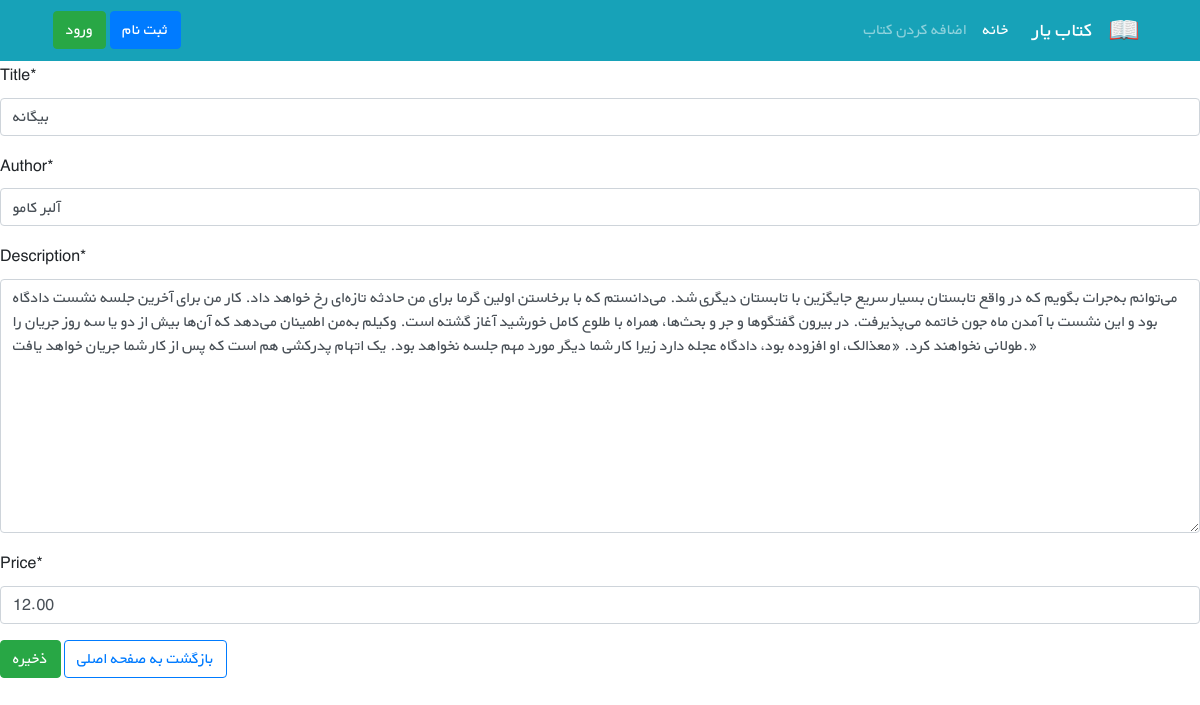
Page /books/2/edit/ on the committed database.
### books/models.py (models this page shows, shortened)
class Book(models.Model):
    title = models.CharField(max_length=100)
    author = models.CharField(max_length=100)
    description = models.TextField()
    price = models.DecimalField(max_digits=5, decimal_places=2)
    cover = models.ImageField(upload_to='covers/', blank=True)

### books/views.py (the view)
# urls.py: path('<int:pk>/edit/', views.BookUpdateView.as_view(), name='book_update'),
class BookUpdateView(generic.UpdateView):
    model = Book
    fields = ['title', 'author', 'description', 'price']
    template_name = 'books/book_update.html'

### books/templates/books/book_update.html (shortened to what this page needs)
{% extends '_base.html' %}
{% load crispy_forms_tags %}
{% block content %}
    <form action="" method="POST">
        {{ form | crispy }}
        <button class="btn btn-success" type="submit">ذخیره</button>
        <a class="btn btn-outline-primary" href="{% url 'books_list' %}">بازگشت به صفحه اصلی</a>
    </form>
{% endblock content %}

### static/css/style.css (style rules this page uses)
* { font-family: 'BYekan', sans-serif; line-height: 1.8rem; }

### rows in the picture
Book: title "بیگانه", author "آلبر کامو", description "می‌توانم به‌جرات بگویم که در واقع تابستان بسیار سریع جایگزین با تابستان دیگری شد. می‌دانستم که با برخاستن اولین گرما برای من حادثه تازه‌ای رخ خواهد داد. کار من برای آخرین جلسه نشست دادگاه بود و این نشست با آمدن ماه جون خاتمه می‌پذیرفت. در بیرون گفتگوها و جر و بحث‌ها، همراه با طلوع کامل خورشید آغاز گشته است. وکیلم به‌من اطمینان می‌دهد که آن‌ها بیش از دو یا سه روز جریان را طولانی نخواهند کرد. «معذالک، او افزوده بود، دادگاه عجله دارد زیرا کار شما دیگر مورد مهم جلسه نخواهد بود. یک اتهام پدرکشی هم است که پس از کار شما جریان خواهد یافت.»", price "12.00"
